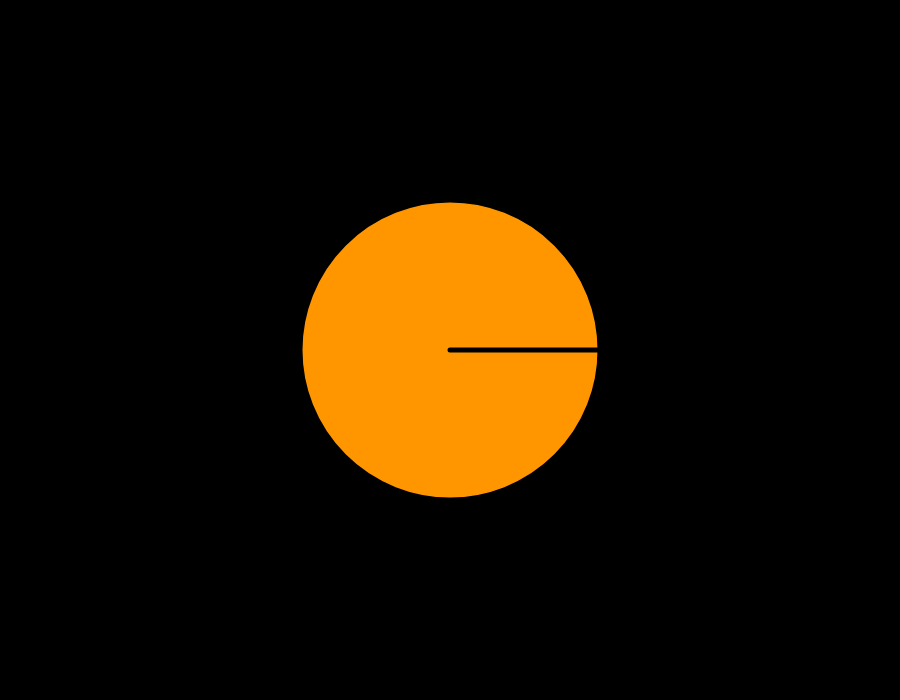
Frame 1 (no input)
Frame 60 (no input): identical to frame 1, image omitted
Frame 120 (the mouse pressed at the canvas centre since frame 60): identical to frame 1, image omitted

The p5.js sketch that drew this single still picture (run headless with seeded random() and noise() and a simulated clock; from frame 60 on, the mouse is pressed at the canvas centre):

// p5.js sketch
// ── sketch.js
var speed;

function setup() {
    createCanvas(900, 700);
}

function draw() {
    background(0);
    speed = frameCount;

    push();
    translate(width/2, height/2);

    celestialObj(color(255,150,0), 300); // SUN


    pop();
}

function celestialObj(c, size){
    strokeWeight(5);
    fill(c);
    stroke(0);
    ellipse(0, 0, size, size);
    line(0, 0, size/2, 0);
}
